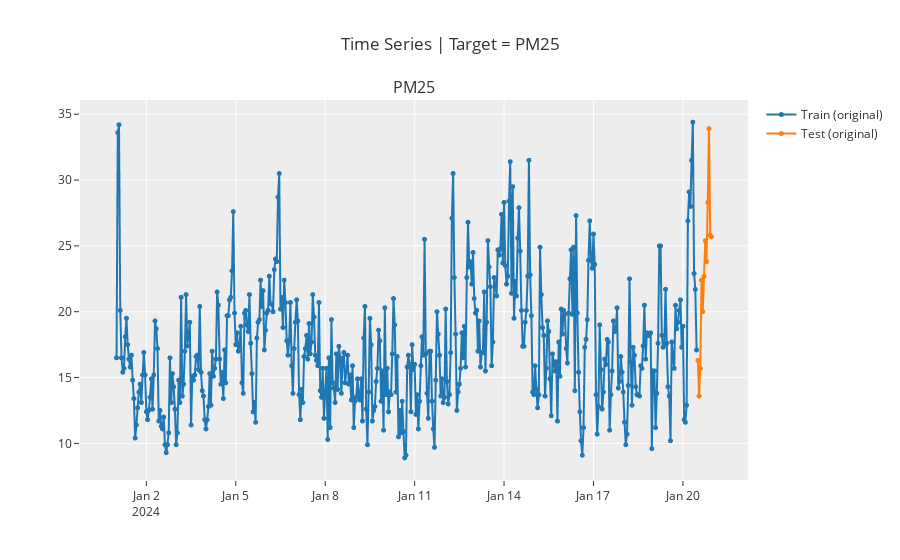

Notebook source saved alongside this figure:
### Code cell
plot_model(plot='train_test_split')

### Figure 1 — Plotly figure (JSON) as saved in the notebook; plotly's stock layout.template omitted (floating-point values rounded to 4 significant figures; data arrays with more than 128 entries replaced by an {"elided": "..."} marker saying what was removed)
{"data": [{"line": {"color": "rgb(31, 119, 180)", "width": 2}, "marker": {"color": "rgb(31, 119, 180)", "size": 5}, "mode": "lines+markers", "name": "Train (original)", "type": "scattergl", "x": {"elided": "480 str values"}, "xaxis": "x", "y": {"elided": "480 float values"}, "yaxis": "y"}, {"line": {"color": "rgb(255, 127, 14)", "width": 2}, "marker": {"color": "rgb(255, 127, 14)", "size": 5}, "mode": "lines+markers", "name": "Test (original)", "type": "scattergl", "x": {"elided": "480 str values"}, "xaxis": "x", "y": {"elided": "480 float values"}, "yaxis": "y"}], "layout": {"annotations": [{"font": {"size": 16}, "showarrow": false, "text": "PM25", "x": 0.5, "xanchor": "center", "xref": "paper", "y": 1, "yanchor": "bottom", "yref": "paper"}], "showlegend": true, "title": {"text": "Time Series | Target = PM25"}, "xaxis": {"anchor": "y", "domain": [0, 1]}, "yaxis": {"anchor": "x", "domain": [0, 1]}}}
